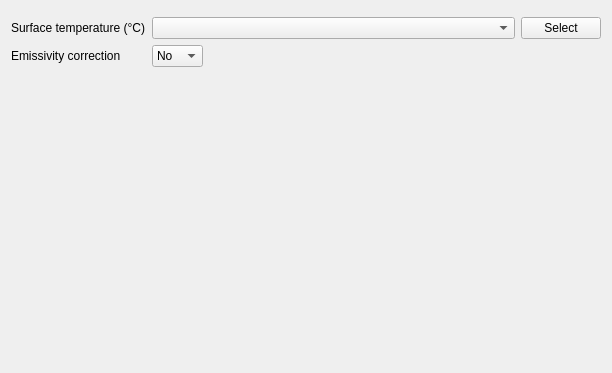
                   <widget class="QWidget" name="scrollAreaWidgetContents">
                    <property name="geometry">
                     <rect>
                      <x>0</x>
                      <y>0</y>
                      <width>612</width>
                      <height>373</height>
                     </rect>
                    </property>
                    <layout class="QGridLayout" name="gridLayout_27">
                     <item row="1" column="0">
                      <spacer name="verticalSpacer_11">
                       <property name="orientation">
                        <enum>Qt::Vertical</enum>
                       </property>
                       <property name="sizeHint" stdset="0">
                        <size>
                         <width>20</width>
                         <height>40</height>
                        </size>
                       </property>
                      </spacer>
                     </item>
                     <item row="0" column="0">
                      <layout class="QGridLayout" name="gridLayout_24">
                       <property name="topMargin">
                        <number>6</number>
                       </property>
                       <item row="1" column="0">
                        <widget class="QLabel" name="label_9">
                         <property name="text">
                          <string>Surface temperature (°C)</string>
                         </property>
                        </widget>
                       </item>
                       <item row="1" column="2">
                        <widget class="QPushButton" name="b_ts_layer">
                         <property name="sizePolicy">
                          <sizepolicy hsizetype="Fixed" vsizetype="Fixed">
                           <horstretch>0</horstretch>
                           <verstretch>0</verstretch>
                          </sizepolicy>
                         </property>
                         <property name="text">
                          <string>Select</string>
                         </property>
                        </widget>
                       </item>
                       <item row="1" column="1">
                        <widget class="QComboBox" name="cb_ts_layer">
                         <property name="sizePolicy">
                          <sizepolicy hsizetype="Expanding" vsizetype="Fixed">
                           <horstretch>0</horstretch>
                           <verstretch>0</verstretch>
                          </sizepolicy>
                         </property>
                        </widget>
                       </item>
                       <item row="2" column="0">
                        <widget class="QLabel" name="label_11">
                         <property name="text">
                          <string>Emissivity correction</string>
                         </property>
                         <property name="wordWrap">
                          <bool>false</bool>
                         </property>
                        </widget>
                       </item>
                       <item row="2" column="1">
                        <widget class="QComboBox" name="cb_emiss">
                         <property name="sizePolicy">
                          <sizepolicy hsizetype="Fixed" vsizetype="Fixed">
                           <horstretch>0</horstretch>
                           <verstretch>0</verstretch>
                          </sizepolicy>
                         </property>
                         <item>
                          <property name="text">
                           <string>No</string>
                          </property>
                         </item>
                         <item>
                          <property name="text">
                           <string>Yes</string>
                          </property>
                         </item>
                        </widget>
                       </item>
                      </layout>
                     </item>
                    </layout>
                   </widget>
